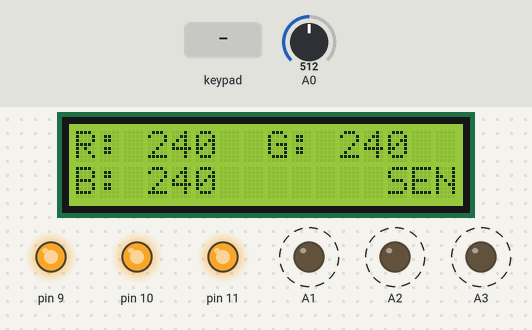
A sketch run on a simulated Arduino Uno, built with avr-gcc and run on an emulated ATmega328P. Parts: 16×2 character LCD, output pins drawn as LEDs (lit = HIGH). Dashed ring = blinking. The test bench sets the inputs (shaded band); at power-on: A0 = 512. What the sketch prints to the serial monitor is not drawn.

Above: at 1.25 s.
1.3 s: key 'C' pressed
At 2.95 s:
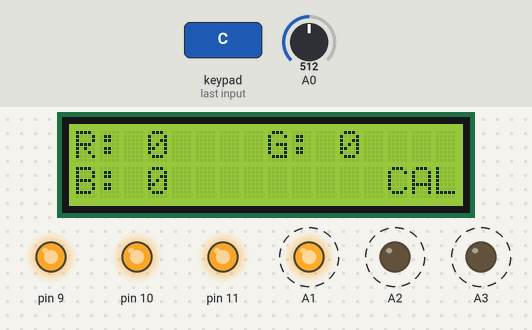
3.3 s: keypad keys 1 2 8 7 6 pressed 0.459 s apart
At 7.57 s:
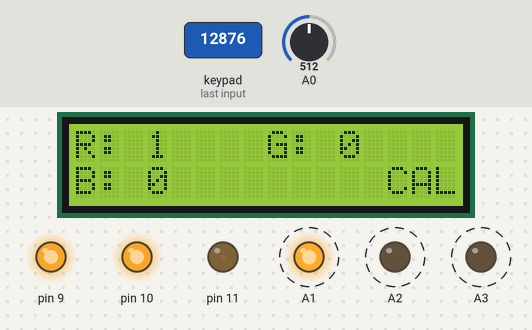
13.1 s: key '8' pressed
16.9 s: key 'C' pressed
20.7 s: keypad keys 1 3 9 7 2 * pressed 0.459 s apart
At 23.7 s:
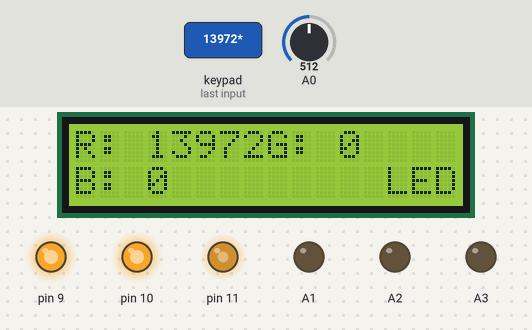
24.9 s: keypad keys 1 2 8 7 6 = pressed 0.459 s apart
At 28.2 s:
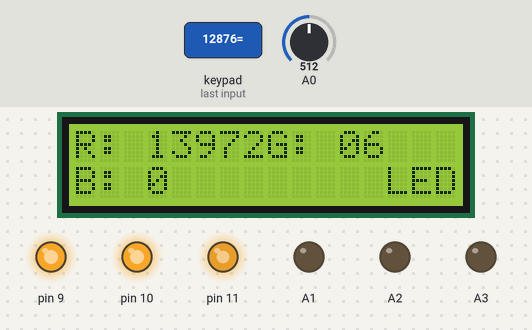
Timing chart, 0 to 29.7 s (numbered marks = the images above; inputs shaded):
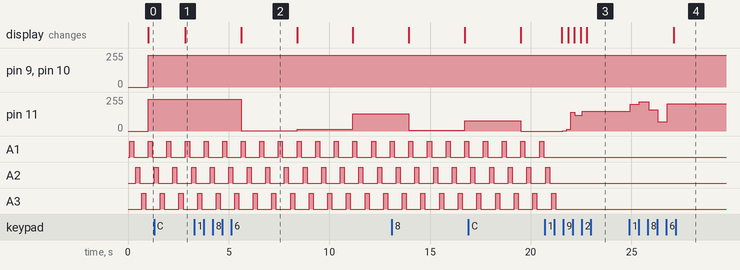

Measured:
- after the input at 1.3 s, the display: changes after 1.6 s (image 1)
- after the input at 3.3 s, pin 11: 240/255 → 1/255 after 2.3 s, → 12/255 2.8 s later, → 128/255 2.8 s later; the display: changes after 2.3 s (image 2)
- after the input at 20.7 s, pin 11: 0/255 → 1/255 after 0.90 s, → 13/255 0.19 s later, → 139/255 0.20 s later, → 117/255 0.21 s later, … (5 changes in this stretch)
- after the input at 24.9 s, pin 11: 148/255 → 201/255 at once, → 220/255 0.46 s later, → 160/255 0.45 s later, → 71/255 0.47 s later, … (5 changes in this stretch); the display: changes after 2.2 s (image 4)
- by itself, A1–3: alternates HIGH for 0.20 s and LOW for 0.72 s

The sketch:

Sensor_and_RGB_LED.ino
```cpp
#include <Wire.h>;
#include <LiquidCrystal_I2C.h>;
LiquidCrystal_I2C disp(0x27,16,2);

#include <Keypad.h>;

const byte Rows = 4;
const byte Cols = 4;

char Keys[Rows][Cols] = {
  {'7' ,'8','9','/'},
  {'4','5','6','*'},
  {'1','2','3','-'},
  {'C','0','=','+'}
  };

// '/' R
// '*' G
// '-' B
// '+' backspace
// 'C'  mode selector
// '=' Enter

byte rowPins[Rows] = {12,8,7,6};
byte colPins[Cols] = {5,4,3,2};

Keypad customKeypad = Keypad(makeKeymap(Keys),rowPins,colPins, Rows, Cols);

// this code is only for 4x3 key pad
// with 'C' and '='

String R="0",G="0",B="0", num="";
int mode_num=0 , enter_num=0 ;
int R_=0 ,G_=0, B_=0;
int S_C =0;  // sensor or calibration
int Rv=0, Gv=0, Bv=0;  // for ldr outputs

int RedArr[] = {120,130}; // arrays to store ldr inputs valuse with corresponding RGB values in the next array
int RedRGB[] = {200,240}; // Always input numbers with 3 digits
int GreenArr[] = {120,130};
int GreenRGB[] = {200,240};
int BlueArr[] = {120,130};
int BlueRGB[] = {200,240};

int lR,lG,lB; // lengths of arrays

void setup() {
  // RGB LED
  pinMode(11,OUTPUT);
  pinMode(10,OUTPUT);
  pinMode(9,OUTPUT);

  // SENSOR
  pinMode(A0,INPUT);
  pinMode(A1,OUTPUT);
  pinMode(A2,OUTPUT);
  pinMode(A3,OUTPUT);
  Serial.begin(9600);

  // DISPLAY
  disp.begin(16,2);

  disp.setCursor(0,0);
  disp.print("R:");
  disp.setCursor(8,0);
  disp.print("G:");
  disp.setCursor(0,1);
  disp.print("B:");
  disp.setCursor(15,1);
  disp.print("SEN");

}

void loop() {
  char key = customKeypad.getKey();
Serial.println(key);
// MODE SELECTING KEY (mode_num = (0- sensor)(1- calibration)(2- RGB LED))
  if (key!= NO_KEY && key== 'C'){
    mode_num= mode_num + 1;
    enter_num =0;
    num="";
    if (mode_num==3){mode_num=0;}
    Serial.println("mode"+String(mode_num));
    }


// KEYPAD VALUES
  else if (key!=NO_KEY && (key== '1'||key == '2'|| key=='3'||key=='4'||key=='5'||key=='6'||key=='7'||key=='8'||key=='9'||key=='0')){
    num = num + key;
    }

// RGB LED

  if (mode_num==2){
    disp.clear();
    disp.setCursor(0,0);
    disp.print("R: "+R);
    disp.setCursor(8,0);
    disp.print("G: "+G);
    disp.setCursor(0,1);
    disp.print("B: "+B);
    disp.setCursor(13,1);
    disp.print("LED");


    if (key!= NO_KEY && key== '=' ){
      enter_num = enter_num +1;
      if (enter_num==3){
        enter_num=0;
        }
      num="";
      }

    if (enter_num==0){  //Red
      if ( num.length() >0){
      R = num;
      R_ = R.toInt();}
      }
    else if (enter_num==1){  //Green
      if ( num.length() >0){
      G = num;
      G_ = G.toInt();}
      }
    else if (enter_num==2){  //Blue
      if ( num.length() >0){
      B = num;
      B_ = B.toInt();}
      }


    analogWrite(11, R_);
    analogWrite(10, G_);
    analogWrite(9, B_);
      }
// Sensor & calib
  else if (mode_num==0 || mode_num ==1){
    digitalWrite(A1,HIGH);
    delay(100);
    Rv = analogRead(A0);
    delay(100);
    digitalWrite(A1,LOW);
    delay(100);
    digitalWrite(A2,HIGH);
    delay(100);
    Gv = analogRead(A0);
    delay(100);
    digitalWrite(A2,LOW);
    delay(100);
    digitalWrite(A3,HIGH);
    delay(100);
    Bv = analogRead(A0);
    delay(100);
    digitalWrite(A3,LOW);
    delay(100);

    Serial.print("values");
    Serial.println("R "+String(Rv));
    Serial.println("G "+String(Gv));
    Serial.println("B "+String(Bv));

// SENSOR
    if (mode_num==0){

      // red
      int R_val=0;
      int R_ind =0;
      for (int ind= 0; ind < (sizeof(RedRGB)/(sizeof(RedRGB[0])));ind++){  // to get index we have used RGB array, because we can always give 3 numbers for them
        if (ind==0){
          R_val= abs(Rv - RedArr[0]);}
        else if (R_val> abs(Rv - RedArr[ind])){
          R_val=abs(Rv - RedArr[ind]);
          R_ind=ind;}
         }
      R_= RedRGB[R_ind];

      // green
      int G_val=0;
      int G_ind =0;
      for (int ind= 0; ind < (sizeof(GreenRGB)/sizeof(GreenRGB[0]));ind++){  // to get index we have used RGB array, because we can always give 3 numbers for them
        if (ind==0){
          G_val= abs(Gv - GreenArr[0]);}
        else if (G_val> abs(Gv - GreenArr[ind])){
          G_val=abs(Gv - GreenArr[ind]);
          G_ind=ind;}
         }
      G_= GreenRGB[G_ind];

      //blue
      int B_val=0;
      int B_ind =0;
      for (int ind= 0; ind < (sizeof(BlueRGB)/sizeof(BlueRGB[0]));ind++){  // to get index we have used RGB array, because we can always give 3 numbers for them
        if (ind==0){
          B_val= abs(Bv - BlueArr[0]);}
        else if (B_val> abs(Bv - BlueArr[ind])){
          B_val=abs(Bv - BlueArr[ind]);
          B_ind=ind;}
         }
      B_= BlueRGB[B_ind];

    disp.clear();
    disp.setCursor(0,0);
    disp.print("R: "+ String(R_));
    disp.setCursor(8,0);
    disp.print("G: "+String(G_));
    disp.setCursor(0,1);
    disp.print("B: "+String(B_));
    disp.setCursor(13,1);
    disp.print("SEN");


    analogWrite(11, R_);
    analogWrite(10, G_);
    analogWrite(9, B_);


      }
// CALIBRATE
    if (mode_num==1){
    disp.clear();
    disp.setCursor(0,0);
    disp.print("R: 0");
    disp.setCursor(8,0);
    disp.print("G: 0");
    disp.setCursor(0,1);
    disp.print("B: 0");
    disp.setCursor(13,1);
    disp.print("CAL");

    if (key!= NO_KEY && key== '=' ){
      enter_num = enter_num +1;
      if (enter_num==3){
      int ind= (sizeof(BlueRGB)/sizeof(BlueRGB[0]));
      if (B.length()==1){
        B="00"+B;}
      else if (B.length()==2){
        B="0"+B;}
        BlueRGB[ind]= B.toInt();
        BlueArr[ind] = Bv;
        enter_num=0;
        }
      num="";
      }

    if (enter_num==0){  //Red
      R = num;
      disp.setCursor(3,0);
      disp.print(R);
      if ( num.length() >0){
      R_ = R.toInt();}
      }
    else if (enter_num==1){  //Green
      int ind= (sizeof(RedRGB)/(sizeof(RedRGB[0])));
      if (R.length()==1){
        R="00"+R;}
      else if (R.length()==2){
        R="0"+R;}
        RedRGB[ind]= R.toInt();
        RedArr[ind] = Rv;
      G = num;
      disp.setCursor(11,0);
      disp.print(G);
      if ( num.length() >0){
      G_ = G.toInt();}
      }
    else if (enter_num==2){  //Blue
      int ind= (sizeof(GreenRGB)/sizeof(GreenRGB[0]));
      if (G.length()==1){
        G="00"+G;}
      else if (G.length()==2){
        G="0"+G;}
        GreenRGB[ind]= G.toInt();
        GreenArr[ind] = Gv;
      B = num;
      disp.setCursor(3,1);
      disp.print(B);
      if ( num.length() >0){
      B_ = B.toInt();}
      }

    analogWrite(11, R_);
    analogWrite(10, G_);
    analogWrite(9, B_);

      }


    }
}
```
